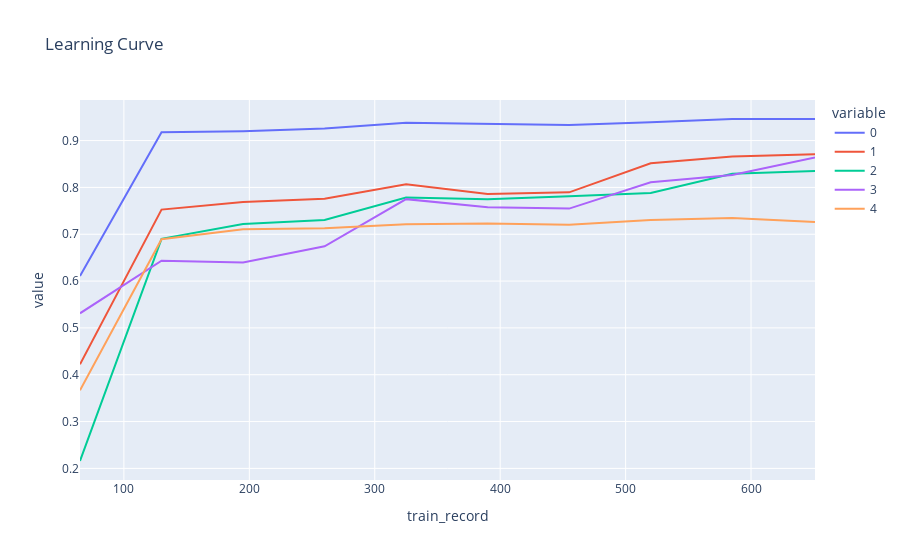

Notebook code for this chart:
### Code cell
px.line(test_scores_df, x='train_record', y=[0,1,2,3,4], title='Learning Curve')

### Figure 1 — Plotly figure (JSON) as saved in the notebook; plotly's stock layout.template omitted (floating-point values rounded to 4 significant figures)
{"data": [{"hovertemplate": "variable=0<br>train_record=%{x}<br>value=%{y}<extra></extra>", "legendgroup": "0", "line": {"color": "#636efa", "dash": "solid"}, "marker": {"symbol": "circle"}, "mode": "lines", "name": "0", "orientation": "v", "showlegend": true, "type": "scatter", "x": [65, 130, 195, 260, 325, 390, 455, 520, 585, 651], "xaxis": "x", "y": [0.6107, 0.9179, 0.9199, 0.9257, 0.938, 0.9352, 0.9334, 0.9392, 0.9459, 0.9461], "yaxis": "y"}, {"hovertemplate": "variable=1<br>train_record=%{x}<br>value=%{y}<extra></extra>", "legendgroup": "1", "line": {"color": "#EF553B", "dash": "solid"}, "marker": {"symbol": "circle"}, "mode": "lines", "name": "1", "orientation": "v", "showlegend": true, "type": "scatter", "x": [65, 130, 195, 260, 325, 390, 455, 520, 585, 651], "xaxis": "x", "y": [0.4222, 0.7526, 0.769, 0.7756, 0.8068, 0.7861, 0.7895, 0.8515, 0.8658, 0.8707], "yaxis": "y"}, {"hovertemplate": "variable=2<br>train_record=%{x}<br>value=%{y}<extra></extra>", "legendgroup": "2", "line": {"color": "#00cc96", "dash": "solid"}, "marker": {"symbol": "circle"}, "mode": "lines", "name": "2", "orientation": "v", "showlegend": true, "type": "scatter", "x": [65, 130, 195, 260, 325, 390, 455, 520, 585, 651], "xaxis": "x", "y": [0.2158, 0.6903, 0.7219, 0.7306, 0.7783, 0.7746, 0.7814, 0.788, 0.8292, 0.835], "yaxis": "y"}, {"hovertemplate": "variable=3<br>train_record=%{x}<br>value=%{y}<extra></extra>", "legendgroup": "3", "line": {"color": "#ab63fa", "dash": "solid"}, "marker": {"symbol": "circle"}, "mode": "lines", "name": "3", "orientation": "v", "showlegend": true, "type": "scatter", "x": [65, 130, 195, 260, 325, 390, 455, 520, 585, 651], "xaxis": "x", "y": [0.5312, 0.6436, 0.6399, 0.6744, 0.7749, 0.7576, 0.7547, 0.8108, 0.8265, 0.8638], "yaxis": "y"}, {"hovertemplate": "variable=4<br>train_record=%{x}<br>value=%{y}<extra></extra>", "legendgroup": "4", "line": {"color": "#FFA15A", "dash": "solid"}, "marker": {"symbol": "circle"}, "mode": "lines", "name": "4", "orientation": "v", "showlegend": true, "type": "scatter", "x": [65, 130, 195, 260, 325, 390, 455, 520, 585, 651], "xaxis": "x", "y": [0.3669, 0.6894, 0.7105, 0.7126, 0.7214, 0.723, 0.7202, 0.7307, 0.7349, 0.726], "yaxis": "y"}], "layout": {"legend": {"title": {"text": "variable"}, "tracegroupgap": 0}, "title": {"text": "Learning Curve"}, "xaxis": {"anchor": "y", "domain": [0, 1], "title": {"text": "train_record"}}, "yaxis": {"anchor": "x", "domain": [0, 1], "title": {"text": "value"}}}}
